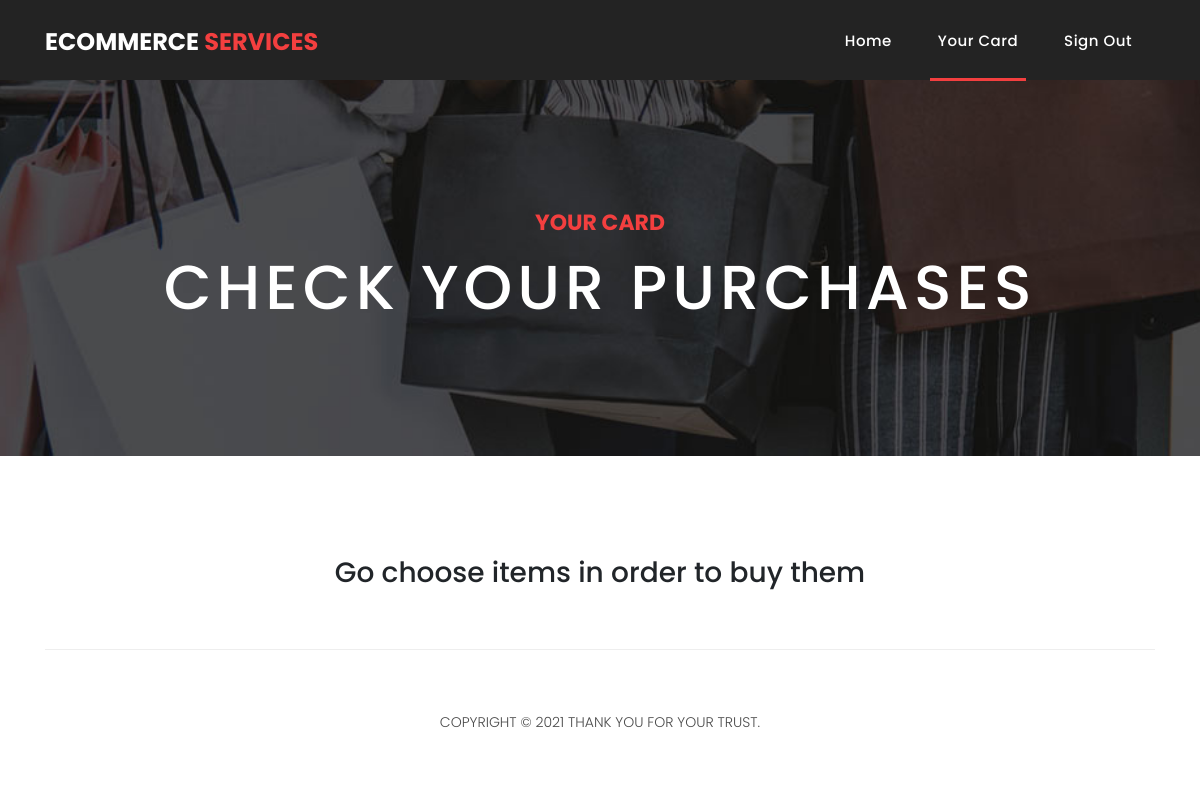
Page /card.php (signed in) on the earlier database version.
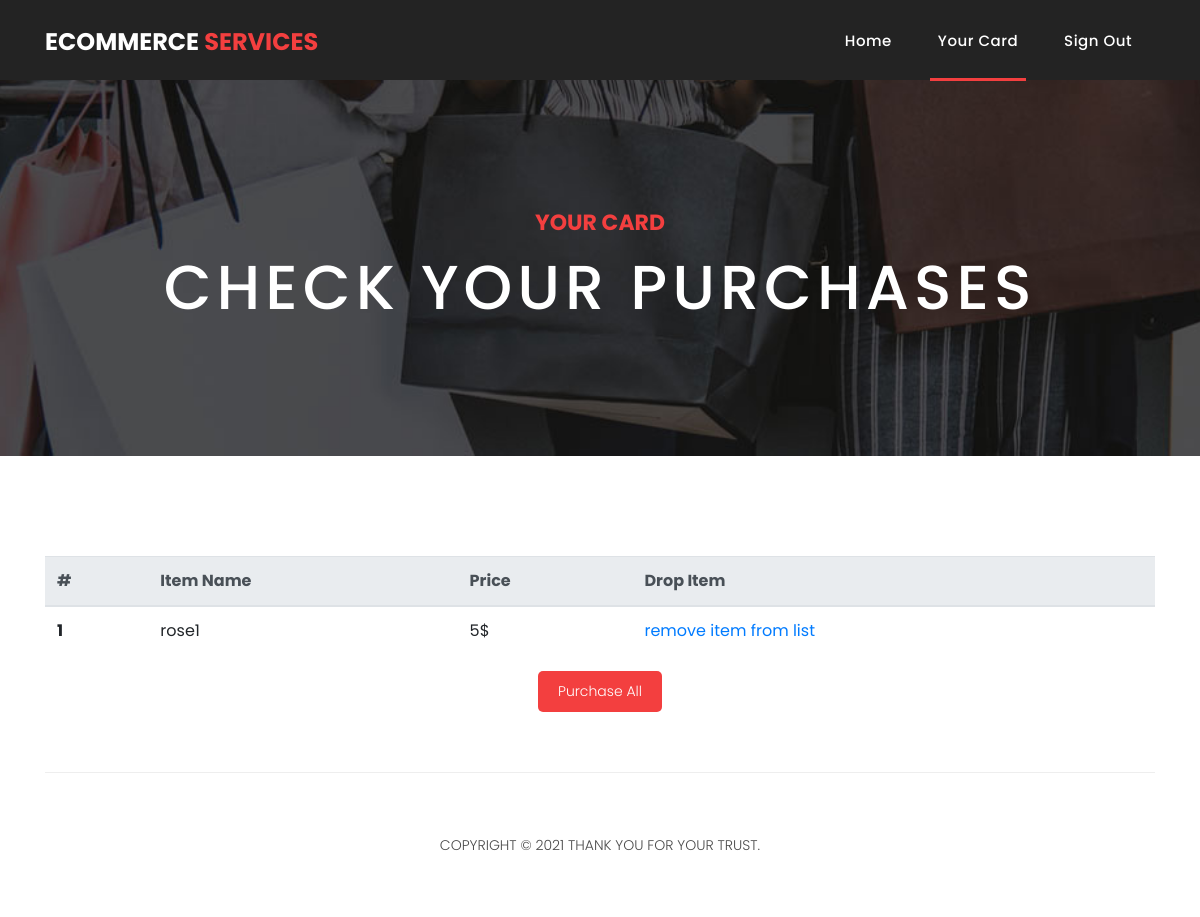
Same page on the later database version.
### tables this page shows
CREATE TABLE `items_in_receipt` (
  `receipt_id` int(11) NOT NULL,
  `item_id` int(11) NOT NULL
);

CREATE TABLE `items` (
  `id` int(11) NOT NULL,
  `name` varchar(50) NOT NULL,
  `quantity` int(11) NOT NULL,
  `shop_id` int(11) NOT NULL,
  `price` int(11) NOT NULL,
  `image_path` varchar(255) NOT NULL,
  `category` varchar(255) NOT NULL,
  `description` varchar(10000) NOT NULL,
  `active` tinyint(4) NOT NULL DEFAULT 1
);

### php/selectitemsinreceipt.php (called while the page is built)
<?php
include "connection.php";
$flag = true;
$id = $_SESSION["id"];
		$sql1="SELECT * FROM `receipts` WHERE user_id=$id and status=0";
		$stmt1 = $connection->prepare($sql1);
		$stmt1->execute();
		$result1 = $stmt1->get_result();
		$row1 = $result1->fetch_assoc();
if(!empty($row1)){
$flag = false;
$rid = $row1['id'];
		$sql2="SELECT * FROM `items_in_receipt` as ir ,`items` as i , `receipts` as r where ir.receipt_id = r.id and ir.item_id = i.id and ir.receipt_id=$rid and r.status = 0 and i.quantity > 0 ";
		$stmt2 = $connection->prepare($sql2);
		$stmt2->execute();
		$result2 = $stmt2->get_result();
}
?>

### card.php (the view, shortened to what this page needs)
<?php
include "php/selectitemsinreceipt.php";
?>
<!DOCTYPE html>
<html lang="en">
  <head>
    <link href="vendor/bootstrap/css/bootstrap.min.css" rel="stylesheet">
    <link rel="stylesheet" href="assets/css/fontawesome.css">
    <link rel="stylesheet" href="assets/css/templatemo-sixteen.css">
    <link rel="stylesheet" href="assets/css/owl.css">
  </head>
  <body>
    <header class="">
      <nav class="navbar navbar-expand-lg">
        <div class="container">
          <span class="navbar-brand"><h2>Ecommerce <em>Services</em></h2></span>
          <div class="collapse navbar-collapse" id="navbarResponsive">
            <ul class="navbar-nav ml-auto">
              <li class="nav-item">
                <a class="nav-link" href="customerhome.php">Home
                </a>
              </li>
              <li class="nav-item active">
                <a class="nav-link" href="card.php">Your card</a>
              </li>
              <li class="nav-item">
                <a class="nav-link"  id="logout">Sign out</a>
              </li>
            </ul>
          </div>
        </div>
      </nav>
    </header>
    <div class="page-heading products-heading header-text">
      <div class="container">
        <div class="row">
          <div class="col-md-12">
            <div class="text-content">
              <h4>Your Card</h4>
              <h2>Check your purchases</h2>
            </div>
          </div>
        </div>
      </div>
    </div>
    <div class="products">
      <div class="container">
<?php
$counter = 1;
if($flag){
  ?>
  <div class="row text-content">
              <div class="col-md-12">
                <div class="text-content text-center">
  <h3>Go choose items in order to buy them</h3>
</div>
</div>
</div>
  <?php
}
else
{
$row2 = $result2->fetch_assoc();
if($row2>0){
?>
                    <table class="table">
                      <thead class="thead-light">
                        <tr>
                          <th scope="col">#</th>
                          <th scope="col">Item Name</th>
                          <th scope="col">Price</th>
                          <th scope="col">Drop Item</th>
                        </tr>
                      </thead>
                      <tbody>
                        <?php
                        do{
                        ?>
                        <tr>
                          <th scope="row">
                            <?php echo $counter ?>
                          </th>
                          <td>
                            <?php echo $row2['name'] ?>
                          </td>
                          <td>
                            <?php echo $row2['price']."$" ?>
                          </td>
                          <td>
                            <a href=<?php echo "php/removepurchase.php?iid=".$row2['item_id'].'&rid='.$row2['receipt_id'] ?>>remove item from list</a>
                          </td>
                        </tr>
                     <?php
                     $counter +=1;
                   }while($row2 = $result2->fetch_assoc());
                   ?>
                      </tbody>
                    </table>
                                        <div class="col-lg-12 text-center contact-form">
                    <fieldset>
                      <button type="button" id="purchasebtn" class="filled-button" name="purchasebtn">Purchase all</button>
                    </fieldset>
                    </div>
                    <?php
                  }
                }
                    ?>
      </div>
    </div>
    <footer>
      <div class="container">
        <div class="row">
          <div class="col-md-12">
            <div class="inner-content">
              <p>Copyright &copy; 2021 Thank you for your trust.</p>
            </div>
          </div>
        </div>
      </div>
    </footer>
  </body>
</html>

Differences in the rows shown:
added items_in_receipt: item.name "rose1", item.price "5"
Other differences:
text no longer shown: "Go choose items in order to buy them"
text now shown: "# Item Name Price Drop Item Purchase All"
